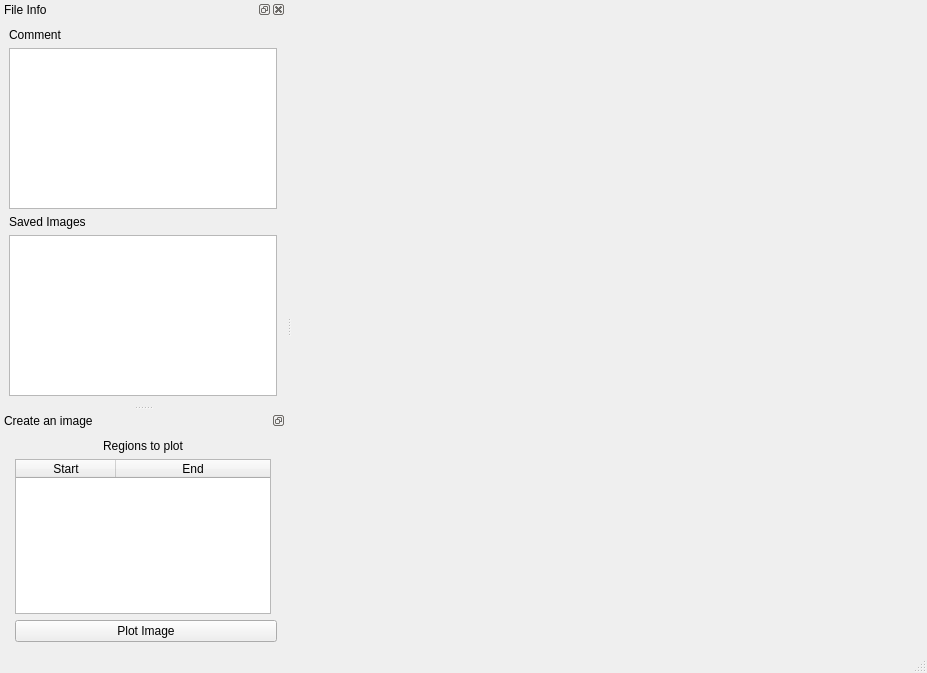
<?xml version="1.0" encoding="UTF-8"?>
<ui version="4.0">
 <class>MainWindow</class>
 <widget class="QMainWindow" name="MainWindow">
  <property name="geometry">
   <rect>
    <x>0</x>
    <y>0</y>
    <width>927</width>
    <height>673</height>
   </rect>
  </property>
  <property name="windowTitle">
   <string>RASTERer</string>
  </property>
  <property name="windowIcon">
   <iconset>
    <normaloff>../media/icon.png</normaloff>../media/icon.png</iconset>
  </property>
  <widget class="QWidget" name="centralwidget">
   <layout class="QGridLayout" name="gridLayout_3">
    <item row="0" column="0">
     <layout class="QGridLayout" name="gridLayout_2"/>
    </item>
   </layout>
  </widget>
  <widget class="QStatusBar" name="statusbar"/>
  <widget class="QDockWidget" name="dock_info">
   <property name="floating">
    <bool>false</bool>
   </property>
   <property name="features">
    <set>QDockWidget::AllDockWidgetFeatures</set>
   </property>
   <property name="windowTitle">
    <string>File Info</string>
   </property>
   <attribute name="dockWidgetArea">
    <number>1</number>
   </attribute>
   <widget class="QWidget" name="dockWidgetContents">
    <layout class="QGridLayout" name="gridLayout">
     <item row="0" column="0">
      <widget class="QLabel" name="label_2">
       <property name="text">
        <string>Comment</string>
       </property>
      </widget>
     </item>
     <item row="1" column="0">
      <widget class="QTextEdit" name="textEdit">
       <property name="readOnly">
        <bool>true</bool>
       </property>
      </widget>
     </item>
     <item row="2" column="0">
      <widget class="QLabel" name="label">
       <property name="text">
        <string>Saved Images</string>
       </property>
      </widget>
     </item>
     <item row="3" column="0">
      <widget class="QListWidget" name="listWidget"/>
     </item>
    </layout>
   </widget>
  </widget>
  <widget class="QDockWidget" name="dock_control">
   <property name="features">
    <set>QDockWidget::DockWidgetFloatable|QDockWidget::DockWidgetMovable</set>
   </property>
   <property name="windowTitle">
    <string>Create an image</string>
   </property>
   <attribute name="dockWidgetArea">
    <number>1</number>
   </attribute>
   <widget class="QWidget" name="dockWidgetContents_6">
    <layout class="QGridLayout" name="gridLayout_4">
     <item row="1" column="2">
      <widget class="QTableWidget" name="tableWidget">
       <property name="sortingEnabled">
        <bool>true</bool>
       </property>
       <attribute name="horizontalHeaderCascadingSectionResizes">
        <bool>false</bool>
       </attribute>
       <attribute name="horizontalHeaderStretchLastSection">
        <bool>true</bool>
       </attribute>
       <attribute name="verticalHeaderShowSortIndicator" stdset="0">
        <bool>true</bool>
       </attribute>
       <column>
        <property name="text">
         <string>Start</string>
        </property>
        <property name="textAlignment">
         <set>AlignCenter</set>
        </property>
       </column>
       <column>
        <property name="text">
         <string>End</string>
        </property>
        <property name="textAlignment">
         <set>AlignCenter</set>
        </property>
       </column>
      </widget>
     </item>
     <item row="0" column="1" colspan="3">
      <widget class="QLabel" name="label_3">
       <property name="text">
        <string>Regions to plot</string>
       </property>
       <property name="alignment">
        <set>Qt::AlignCenter</set>
       </property>
      </widget>
     </item>
     <item row="2" column="2" colspan="2">
      <widget class="QPushButton" name="plot_btn">
       <property name="text">
        <string>Plot Image</string>
       </property>
      </widget>
     </item>
    </layout>
   </widget>
  </widget>
  <action name="actionOpen">
   <property name="text">
    <string>Open</string>
   </property>
   <property name="shortcut">
    <string>Ctrl+O</string>
   </property>
  </action>
  <action name="actionInfo">
   <property name="checkable">
    <bool>true</bool>
   </property>
   <property name="checked">
    <bool>true</bool>
   </property>
   <property name="text">
    <string>File info</string>
   </property>
  </action>
  <action name="actionQuit">
   <property name="text">
    <string>Quit</string>
   </property>
   <property name="shortcut">
    <string>Ctrl+Q</string>
   </property>
  </action>
 </widget>
 <tabstops>
  <tabstop>textEdit</tabstop>
 </tabstops>
 <resources/>
 <connections/>
</ui>
